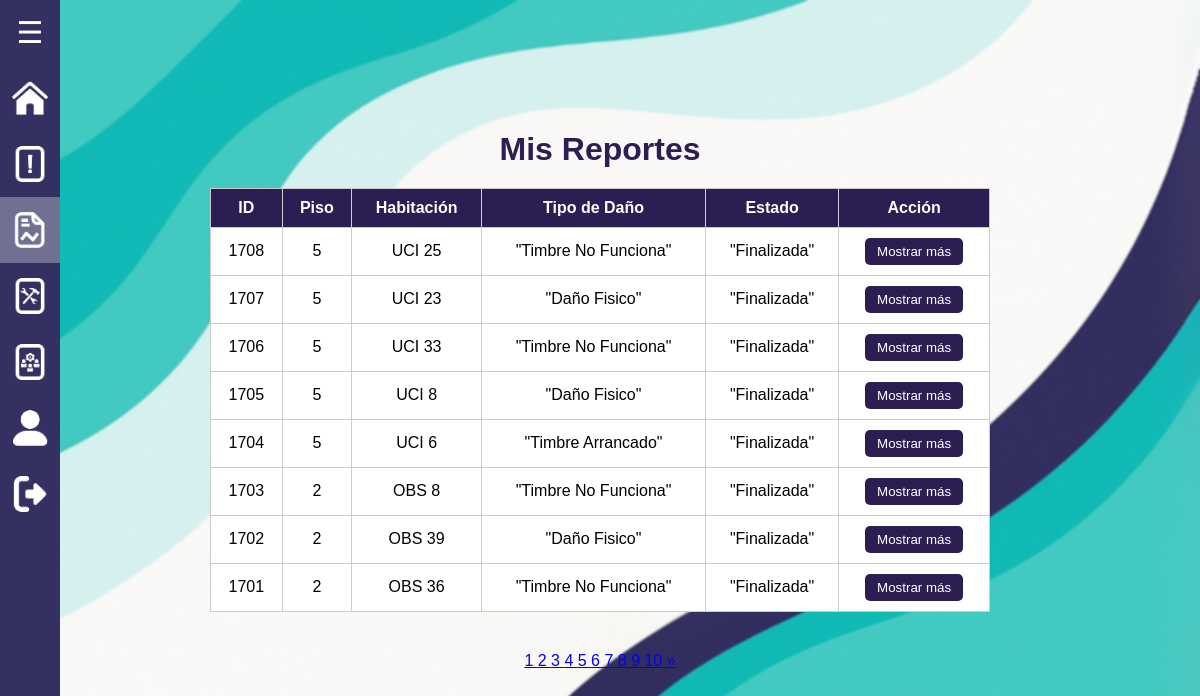
Screenshot of /roles/administrador_reportes/consultar_reportes.php (signed in) with the database file from the repository.
### tables this page shows
CREATE TABLE `reportes` (
  `id` int(11) NOT NULL,
  `usuario_id` int(11) NOT NULL,
  `piso` int(11) NOT NULL,
  `habitacion` varchar(10) DEFAULT NULL,
  `reporte` text NOT NULL,
  `tipo_dano` varchar(255) NOT NULL,
  `fecha` timestamp NOT NULL DEFAULT current_timestamp(),
  `estado` varchar(50) DEFAULT 'Ingresada',
  `respuesta` text DEFAULT NULL,
  `fecha_creacion` datetime DEFAULT current_timestamp(),
  `fecha_respuesta` datetime DEFAULT NULL,
  `imagen_antes` longblob DEFAULT NULL,
  `imagen_despues` longblob DEFAULT NULL,
  `respondido_por` int(11) DEFAULT NULL
);

### roles/administrador_reportes/consultar_reportes.php (the view, shortened to what this page needs)
<?php
$usuario_id = $_SESSION['id'];
$pdo = new PDO("mysql:host=localhost;dbname=cnl_report", 'root', '');
$pdo->setAttribute(PDO::ATTR_ERRMODE, PDO::ERRMODE_EXCEPTION);
$porPagina = 8;
$pagina = isset($_GET['pagina']) ? max(1, intval($_GET['pagina'])) : 1;
$inicio = ($pagina - 1) * $porPagina;
$sql = "SELECT * FROM reportes WHERE usuario_id = ? ORDER BY id DESC LIMIT $inicio, $porPagina";
$stmt = $pdo->prepare($sql);
$stmt->execute([$usuario_id]);
$reportes = $stmt->fetchAll(PDO::FETCH_ASSOC);
$sqlTotal = "SELECT COUNT(*) FROM reportes WHERE usuario_id = ?";
$stmtTotal = $pdo->prepare($sqlTotal);
$stmtTotal->execute([$usuario_id]);
$totalRegistros = $stmtTotal->fetchColumn();
$totalPaginas = ceil($totalRegistros / $porPagina);
?>
<!DOCTYPE html>
<html lang="es">
<head>
    <link rel="stylesheet" href="../../css/estilos.css">
    <link rel="stylesheet" href="../../css/consulta_reportes.css">
</head>
<body>
    <?php include '../../menu_lateral/menu2.php'; ?>
    <h1>Mis Reportes</h1>
    <table>
        <thead>
            <tr>
                <th>ID</th>
                <th>Piso</th>
                <th>Habitación</th>
                <th>Tipo de Daño</th>
                <th>Estado</th>
                <th>Acción</th>
            </tr>
        </thead>
        <tbody>
        <?php foreach ($reportes as $reporte): ?>
            <tr>
                <td><?= $reporte['id'] ?></td>
                <td><?= htmlspecialchars($reporte['piso']) ?></td>
                <td><?= htmlspecialchars($reporte['habitacion']) ?></td>
                <td><?= htmlspecialchars($reporte['tipo_dano']) ?></td>
                <td><?= htmlspecialchars($reporte['estado']) ?></td>
                <td>
                    <button class="btn-ver" onclick="abrirModal(<?= $reporte['id'] ?>)">Mostrar más</button>
                </td>
            </tr>
        <?php endforeach; ?>
        </tbody>
    </table>
<?php
$maxLinks = 10;
$bloqueActual = ceil($pagina / $maxLinks);
$inicio = ($bloqueActual - 1) * $maxLinks + 1;
$fin = min($inicio + $maxLinks - 1, $totalPaginas);
?>
<div class="paginacion">
    <?php for ($i = $inicio; $i <= $fin; $i++): ?>
        <a href="?<?= http_build_query(array_merge($_GET, ['pagina' => $i])) ?>"
           class="<?= $i == $pagina ? 'pagina-actual' : '' ?>">
           <?= $i ?>
        </a>
    <?php endfor; ?>
    <?php if ($fin < $totalPaginas): ?>
        <a href="?<?= http_build_query(array_merge($_GET, ['pagina' => $fin + 1])) ?>">&raquo;</a>
    <?php endif; ?>
</div>
</body>
</html>

### menu_lateral/menu2.php (shortened to what this page needs)
<div class="menu" id="menu">
    <button class="menu-toggle" id="menu-toggle">☰</button>
    <?php $current_page = basename($_SERVER['PHP_SELF']); ?>
    <nav class="menu-items">
        <a href="seleccion.php" class="<?php echo ($current_page == 'seleccion.php') ? 'active' : ''; ?>">
            <img src="../../menu_lateral/images/Inicio.png" alt="INICIO"><span>Inicio</span>
        </a>
        <a href="reporte_Timbres.php" class="<?php echo ($current_page == 'reporte_Timbres.php') ? 'active' : ''; ?>">
            <img src="../../menu_lateral/images/Reportes.png" alt="REPORTES"><span>Reportes</span>
        </a>
        <a href="consultar_reportes.php" class="<?php echo ($current_page == 'consultar_reportes.php') ? 'active' : ''; ?>">
            <img src="../../menu_lateral/images/Consulta_Reportes.png" alt="MIS REPORTES"><span>Mis Reportes</span>
        </a>
        <a href="gestionar_reportes.php" class="<?php echo ($current_page == 'gestionar_reportes.php') ? 'active' : ''; ?>">
            <img src="../../menu_lateral/images/Gestionar_Reportes.png" alt="GESTIONAR MIS REPORTES"><span>Gestionar mis Reportes</span>
        </a>
        <a href="gestionar_usuarios.php" class="<?php echo ($current_page == 'gestionar_usuarios.php') ? 'active' : ''; ?>">
            <img src="../../menu_lateral/images/Gestionar_Perfil.png" alt="MIS REPORTES"><span>Gestionar Usuarios</span>
        </a>
        <a href="contrasenia.php" class="<?php echo ($current_page == 'mi_Cuenta.php') ? 'active' : ''; ?>">
            <img src="../../menu_lateral/images/Perfil.png" alt="MI CUENTA"><span>Mis Cuenta</span>
        </a>
        <a href="../../php/cerrar_Sesion.php" class="<?php echo ($current_page == 'php/cerrar_Sesion.php') ? 'active' : ''; ?>">
            <img src="../../menu_lateral/images/Cerrar_Sesion.png" alt="CERRAR SESION"><span>Cerrar sesión</span>
        </a>
    </nav>
</div>

### css/estilos.css (style rules this page uses)
* { margin: 0; padding: 0; box-sizing: border-box; font-family: Arial, sans-serif; }
body { display: flex; }
.menu { position: fixed; top: 0; left: 0; width: 60px; height: 100lvh; background-color: #343062; z-index: 1000; overflow-y: auto; }
.menu-items { flex-grow: 1; overflow-y: auto; }
.menu-toggle { width: 100%; padding: 15px; background: transparent; border: none; font-size: 30px; color: white; cursor: pointer; }
.menu-items a { display: flex; align-items: center; padding: 15px; padding-left: 12px; text-decoration: none; color: white; transition: background 0.3s; }
.menu-items a img, .menu-items a i { width: 36px; height: auto; margin-right: 10px; }
.menu-items a.active { background: rgba(255, 255, 255, 0.3); font-weight: bold; color: #ffffff; }
.menu-items a.active img, .menu-items a.active i { filter: brightness(1.2); }

### css/consulta_reportes.css (style rules this page uses)
body { margin: 0; font-family: 'Segoe UI', Tahoma, Geneva, Verdana, sans-serif; background: url('../images/fondo_PC.png') no-repeat center center fixed; background-size: cover; backdrop-filter: blur(1px); color: #000000; display: flex; flex-direction: column; align-items: center; justify-content: center; height: 100vh; }
h1 { color: #2C1E53; margin-top: 0px; margin-bottom: 20px; }
table { width: 65%; background-color: white; border-collapse: collapse; margin-bottom: 40px; }
th, td { border: 1px solid #ccc; padding: 10px; text-align: center; }
th { background-color: #2C1E53; color: white; }
.btn-ver { background-color: #2C1E53; color: white; padding: 6px 12px; border: none; border-radius: 5px; cursor: pointer; }
.paginacion { color: black; }

### rows the page displays
reportes: id "1708", piso "5", habitacion "UCI 25", tipo_dano "\"Timbre No Funciona\"", estado "\"Finalizada\""
reportes: id "1707", piso "5", habitacion "UCI 23", tipo_dano "\"Daño Fisico\"", estado "\"Finalizada\""
reportes: id "1706", piso "5", habitacion "UCI 33", tipo_dano "\"Timbre No Funciona\"", estado "\"Finalizada\""
reportes: id "1705", piso "5", habitacion "UCI 8", tipo_dano "\"Daño Fisico\"", estado "\"Finalizada\""
reportes: id "1704", piso "5", habitacion "UCI 6", tipo_dano "\"Timbre Arrancado\"", estado "\"Finalizada\""
reportes: id "1703", piso "2", habitacion "OBS 8", tipo_dano "\"Timbre No Funciona\"", estado "\"Finalizada\""
reportes: id "1702", piso "2", habitacion "OBS 39", tipo_dano "\"Daño Fisico\"", estado "\"Finalizada\""
reportes: id "1701", piso "2", habitacion "OBS 36", tipo_dano "\"Timbre No Funciona\"", estado "\"Finalizada\""
